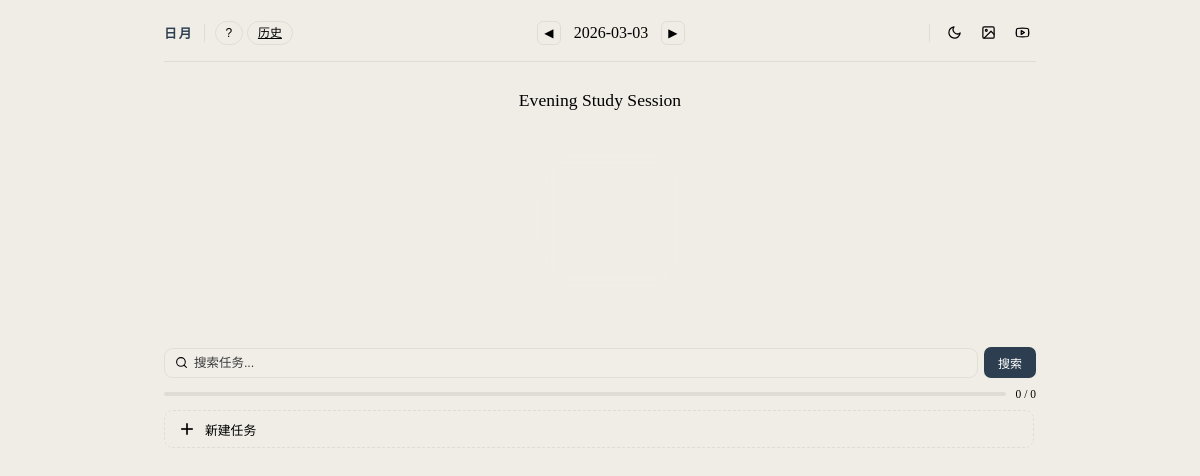
Before: /2026-03-03 with the older database file.
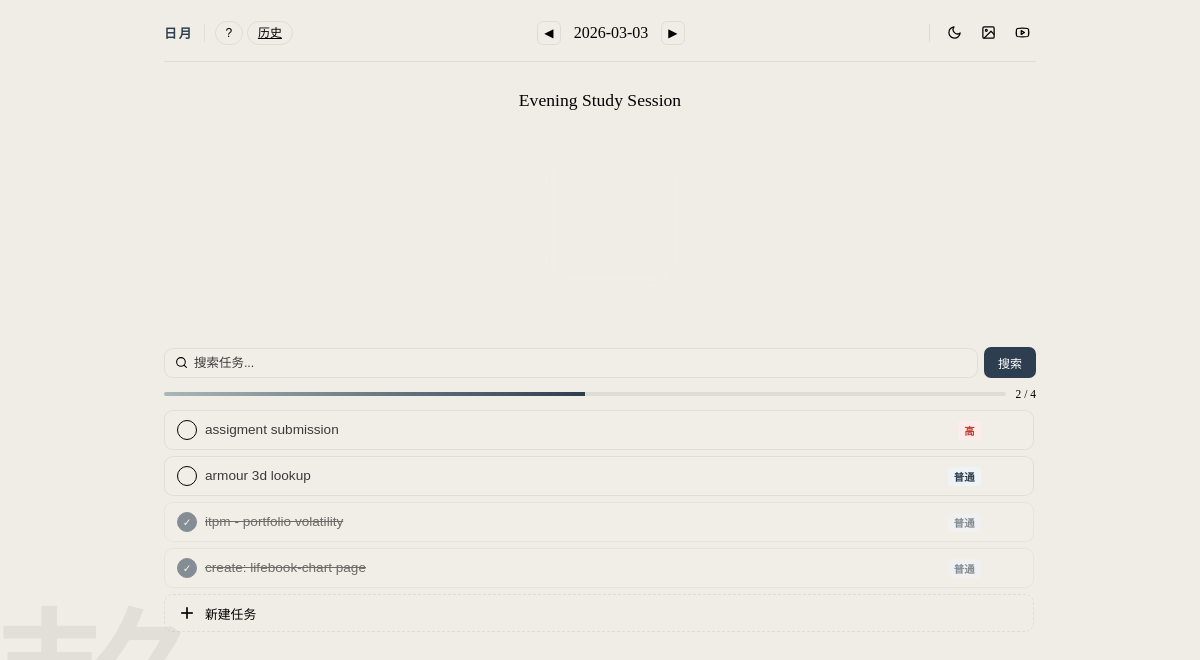
After: the same page with the newer database file.
### tables this page shows
CREATE TABLE tasks (
    id INTEGER PRIMARY KEY AUTOINCREMENT,
    content TEXT NOT NULL,
    date TEXT NOT NULL
, created_at TEXT DEFAULT CURRENT_TIMESTAMP, due_time TEXT, priority INTEGER DEFAULT 2, completed INTEGER DEFAULT 0, notes TEXT, category TEXT, tags TEXT);

### app.py (the view)
@app.route('/<date>')
def index(date):
    q = request.args.get('q', '')
    conn = get_db_connection()
    if q:
        pattern = f"%{q}%"
        tasks = conn.execute(
            'SELECT * FROM tasks WHERE date = ? AND (content LIKE ? OR category LIKE ? OR tags LIKE ?) ORDER BY completed ASC, priority ASC, due_time IS NULL, due_time ASC',
            (date, pattern, pattern, pattern)
        ).fetchall()
    else:
        tasks = conn.execute(
            'SELECT * FROM tasks WHERE date = ? ORDER BY completed ASC, priority ASC, due_time IS NULL, due_time ASC',
            (date,)
        ).fetchall()
    totals = conn.execute('SELECT COUNT(*) as total, SUM(completed) as done FROM tasks WHERE date = ?', (date,)).fetchone()
    conn.close()
    current_hour = datetime.now().hour
    if 5 <= current_hour < 12:
        session_title = "Morning Study Session"
    else:
        session_title = "Evening Study Session"
    total = totals['total'] or 0
    done = totals['done'] or 0
    progress = int(done / total * 100) if total else 0
    return render_template('index.html', tasks=tasks, date=date, session_title=session_title, total=total, done=done, progress=progress, query=q)

### app.py (called while the page is built)
def get_db_connection():
    db_path = os.path.join(base_path, 'todo.db')
    conn = sqlite3.connect(db_path)
    conn.row_factory = sqlite3.Row
    return conn

### templates/index.html (shortened to what this page needs)
<!DOCTYPE html>
<html lang="en">
<head>
</head>
<body>
    <div class="deco">静</div>
    <div class="app">
        <header class="topbar">
            <span class="logo">日月</span>
            <div style="position:relative;">
            <button class="pill-btn {font-weight:700;}" onclick="toggleHelp()" id="help-btn">?</button>
                <a class="pill-btn" href="/history">历史</a>
            </div>
            <div class="nav">
                <div class="date-nav">
                    <button class="nav-arrow" onclick="navigate(-1)">◀</button>
                    <span class="date-label">{{ date }}</span>
                    <button class="nav-arrow" onclick="navigate(1)">▶</button>
                </div>
            </div>
            <div class="nav-group">
                <button class="icon-btn" id="theme-toggle" title="切换主题 (D)">
                    <svg id="icon-moon" viewBox="0 0 24 24"><path d="M21 12.79A9 9 0 1 1 11.21 3 7 7 0 0 0 21 12.79z"></path></svg>
                </button>
                <button class="icon-btn" onclick="document.getElementById('bg-upload').click()" title="背景图片">
                    <svg viewBox="0 0 24 24"><rect x="3" y="3" width="18" height="18" rx="2"></rect><circle cx="8.5" cy="8.5" r="1.5"></circle><polyline points="21 15 16 10 5 21"></polyline></svg>
                </button>
                <button class="icon-btn" onclick="toggleMediaWidget()" title="媒体">
                </button>
            </div>
        </header>
        <div class="main-col">
            <div class="timer-card" id="timer-card">
                <span style="font-size:1.1rem;color:var(--muted);font-family:'Cinzel',serif;">{{ session_title }}</span>
                <div class="timer-body">
                    <div class="timer-ring" id="timer-ring" onclick="toggleTimer()">
                        <svg viewBox="0 0 140 140" preserveAspectRatio="xMidYMid meet">
                            <circle class="ring-progress" id="ring-progress" cx="70" cy="70" r="60" transform="rotate(-90 70 70)" stroke-dasharray="377" stroke-dashoffset="377"></circle>
                        </svg>
                        <div class="timer-ring-inner">
                        </div>
                    </div>
                </div>
            </div>
            <form class="search-row" method="get" action="{{ url_for('index', date=date) }}">
                <div class="search-wrap">
                    <svg viewBox="0 0 24 24"><circle cx="11" cy="11" r="8"></circle><line x1="21" y1="21" x2="16.65" y2="16.65"></line></svg>
                    <input type="search" name="q" placeholder="搜索任务..." value="{{ query or '' }}">
                </div>
                <button type="submit" class="search-btn">搜索</button>
            </form>
            <div class="stats-row">
                <div class="progress-bar"><div class="progress-fill" style="width:{{ progress }}%"></div></div>
                <span class="counts">{{ done }} / {{ total }}</span>
            </div>
            <div class="task-list" id="task-list">
                {% for task in tasks %}
                <div class="task-row {% if task.completed %}done{% endif %}" id="task-{{ task.id }}" data-id="{{ task.id }}">
                    <form method="post" action="{{ url_for('toggle', date=date, task_id=task.id) }}" style="flex-shrink:0;">
                        <button class="check-btn" type="submit">{% if task.completed %}✓{% endif %}</button>
                    </form>
                    <div class="task-meta">
                        <div class="task-content" onclick="openEdit({{ task.id }}, event)">{{ task.content }}</div>
                    </div>
                    <div class="task-right">
                        <span class="prio-badge p{{ task.priority }}">{% if task.priority==1 %}高{% elif task.priority==2 %}普通{% else %}低{% endif %}</span>
                        <form method="post" action="{{ url_for('delete', date=date, task_id=task.id) }}" onsubmit="return confirm('确定删除?');">
                        </form>
                    </div>
                </div>
                {% endfor %}
                <div class="add-task-row" onclick="openNewEdit(event)" id="add-task-trigger">
                    <svg style="width:20px;height:20px;stroke:currentColor;fill:none;stroke-width:2;flex-shrink:0;" viewBox="0 0 24 24"><line x1="12" y1="5" x2="12" y2="19"></line><line x1="5" y1="12" x2="19" y2="12"></line></svg>
                    <span>新建任务</span>
                </div>
            </div>
        </div>
    </div>
</body>
</html>

Changed rows visible on the page:
added tasks: content "assigment submission", priority "高", completed 0 (drawn)
added tasks: content "armour 3d lookup", priority "普通", completed 0 (drawn)
added tasks: content "itpm - portfolio volatility", priority "普通", completed 1 (drawn)
added tasks: content "create: lifebook-chart page", priority "普通", completed 1 (drawn)
Other visible differences:
{{ done }}: "0" → "2"
{{ total }}: "0" → "4"
